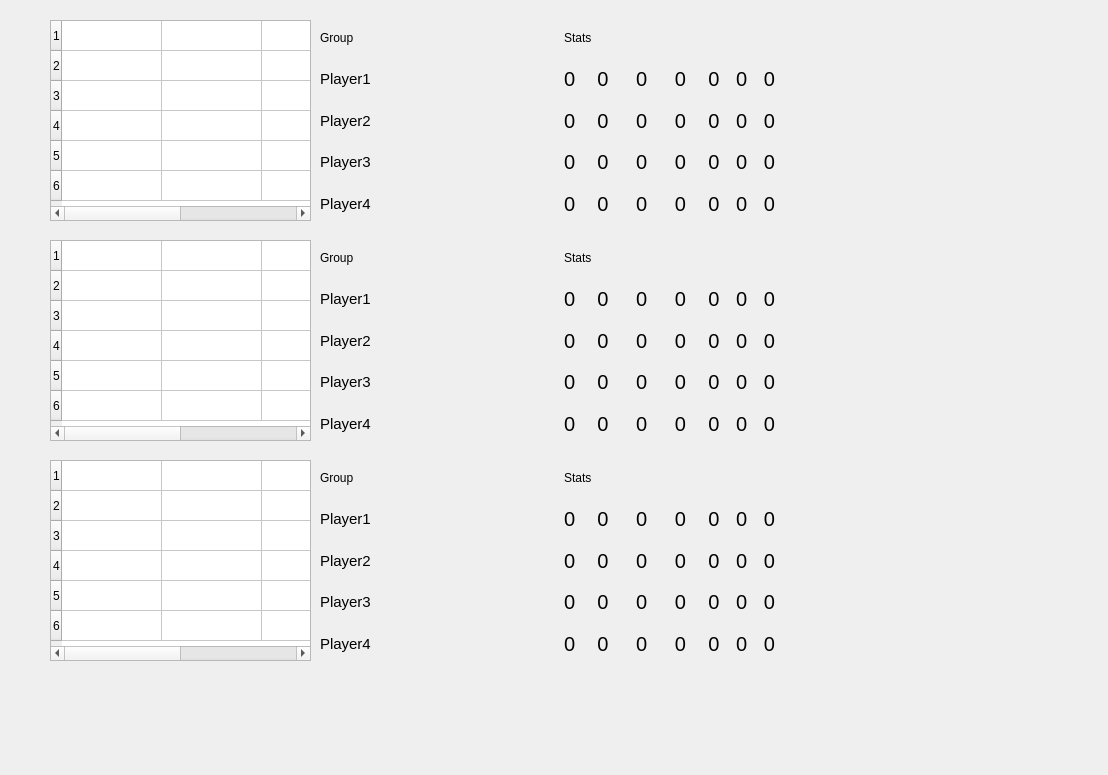
<?xml version="1.0" encoding="UTF-8"?>
<ui version="4.0">
 <class>Dialog</class>
 <widget class="QDialog" name="Dialog">
  <property name="geometry">
   <rect>
    <x>0</x>
    <y>0</y>
    <width>1108</width>
    <height>775</height>
   </rect>
  </property>
  <property name="windowTitle">
   <string>Dialog</string>
  </property>
  <widget class="QWidget" name="gridLayoutWidget_2">
   <property name="geometry">
    <rect>
     <x>320</x>
     <y>240</y>
     <width>481</width>
     <height>201</height>
    </rect>
   </property>
   <layout class="QGridLayout" name="gridLayout_2">
    <item row="4" column="1">
     <widget class="QLabel" name="label_11">
      <property name="font">
       <font>
        <pointsize>15</pointsize>
       </font>
      </property>
      <property name="text">
       <string>0    0     0     0    0   0   0 </string>
      </property>
     </widget>
    </item>
    <item row="3" column="0">
     <widget class="QLabel" name="label_12">
      <property name="font">
       <font>
        <pointsize>11</pointsize>
       </font>
      </property>
      <property name="text">
       <string>Player3</string>
      </property>
     </widget>
    </item>
    <item row="1" column="1">
     <widget class="QLabel" name="label_13">
      <property name="font">
       <font>
        <pointsize>15</pointsize>
       </font>
      </property>
      <property name="text">
       <string>0    0     0     0    0   0   0 </string>
      </property>
     </widget>
    </item>
    <item row="2" column="0">
     <widget class="QLabel" name="label_14">
      <property name="font">
       <font>
        <pointsize>11</pointsize>
       </font>
      </property>
      <property name="text">
       <string>Player2</string>
      </property>
     </widget>
    </item>
    <item row="4" column="0">
     <widget class="QLabel" name="label_15">
      <property name="maximumSize">
       <size>
        <width>16770000</width>
        <height>16777215</height>
       </size>
      </property>
      <property name="font">
       <font>
        <pointsize>11</pointsize>
       </font>
      </property>
      <property name="text">
       <string>Player4</string>
      </property>
     </widget>
    </item>
    <item row="2" column="1">
     <widget class="QLabel" name="label_16">
      <property name="font">
       <font>
        <pointsize>15</pointsize>
       </font>
      </property>
      <property name="text">
       <string>0    0     0     0    0   0   0 </string>
      </property>
     </widget>
    </item>
    <item row="3" column="1">
     <widget class="QLabel" name="label_17">
      <property name="font">
       <font>
        <pointsize>15</pointsize>
       </font>
      </property>
      <property name="text">
       <string>0    0     0     0    0   0   0 </string>
      </property>
     </widget>
    </item>
    <item row="1" column="0">
     <widget class="QLabel" name="label_18">
      <property name="font">
       <font>
        <pointsize>11</pointsize>
       </font>
      </property>
      <property name="text">
       <string>Player1</string>
      </property>
     </widget>
    </item>
    <item row="0" column="0">
     <widget class="QLabel" name="label_19">
      <property name="text">
       <string>Group</string>
      </property>
     </widget>
    </item>
    <item row="0" column="1">
     <widget class="QLabel" name="label_20">
      <property name="text">
       <string>Stats</string>
      </property>
     </widget>
    </item>
   </layout>
  </widget>
  <widget class="QTableWidget" name="tableWidget">
   <property name="geometry">
    <rect>
     <x>50</x>
     <y>20</y>
     <width>261</width>
     <height>201</height>
    </rect>
   </property>
   <property name="minimumSize">
    <size>
     <width>261</width>
     <height>201</height>
    </size>
   </property>
   <property name="maximumSize">
    <size>
     <width>500</width>
     <height>500</height>
    </size>
   </property>
   <property name="frameShadow">
    <enum>QFrame::Sunken</enum>
   </property>
   <property name="sizeAdjustPolicy">
    <enum>QAbstractScrollArea::AdjustToContents</enum>
   </property>
   <property name="rowCount">
    <number>6</number>
   </property>
   <property name="columnCount">
    <number>4</number>
   </property>
   <attribute name="horizontalHeaderVisible">
    <bool>false</bool>
   </attribute>
   <attribute name="horizontalHeaderHighlightSections">
    <bool>false</bool>
   </attribute>
   <row/>
   <row/>
   <row/>
   <row/>
   <row/>
   <row/>
   <column/>
   <column/>
   <column/>
   <column/>
  </widget>
  <widget class="QWidget" name="gridLayoutWidget">
   <property name="geometry">
    <rect>
     <x>320</x>
     <y>20</y>
     <width>481</width>
     <height>201</height>
    </rect>
   </property>
   <layout class="QGridLayout" name="gridLayout">
    <item row="4" column="1">
     <widget class="QLabel" name="label_8">
      <property name="font">
       <font>
        <pointsize>15</pointsize>
       </font>
      </property>
      <property name="text">
       <string>0    0     0     0    0   0   0 </string>
      </property>
     </widget>
    </item>
    <item row="3" column="0">
     <widget class="QLabel" name="label_3">
      <property name="font">
       <font>
        <pointsize>11</pointsize>
       </font>
      </property>
      <property name="text">
       <string>Player3</string>
      </property>
     </widget>
    </item>
    <item row="1" column="1">
     <widget class="QLabel" name="label_5">
      <property name="font">
       <font>
        <pointsize>15</pointsize>
       </font>
      </property>
      <property name="text">
       <string>0    0     0     0    0   0   0 </string>
      </property>
      <property name="buddy">
       <cstring>label_5</cstring>
      </property>
     </widget>
    </item>
    <item row="2" column="0">
     <widget class="QLabel" name="label_2">
      <property name="font">
       <font>
        <pointsize>11</pointsize>
       </font>
      </property>
      <property name="text">
       <string>Player2</string>
      </property>
     </widget>
    </item>
    <item row="4" column="0">
     <widget class="QLabel" name="label_4">
      <property name="maximumSize">
       <size>
        <width>16770000</width>
        <height>16777215</height>
       </size>
      </property>
      <property name="font">
       <font>
        <pointsize>11</pointsize>
       </font>
      </property>
      <property name="text">
       <string>Player4</string>
      </property>
      <property name="buddy">
       <cstring>label_4</cstring>
      </property>
     </widget>
    </item>
    <item row="2" column="1">
     <widget class="QLabel" name="label_6">
      <property name="font">
       <font>
        <pointsize>15</pointsize>
       </font>
      </property>
      <property name="text">
       <string>0    0     0     0    0   0   0 </string>
      </property>
     </widget>
    </item>
    <item row="3" column="1">
     <widget class="QLabel" name="label_7">
      <property name="font">
       <font>
        <pointsize>15</pointsize>
       </font>
      </property>
      <property name="text">
       <string>0    0     0     0    0   0   0 </string>
      </property>
     </widget>
    </item>
    <item row="1" column="0">
     <widget class="QLabel" name="label">
      <property name="font">
       <font>
        <pointsize>11</pointsize>
       </font>
      </property>
      <property name="text">
       <string>Player1</string>
      </property>
     </widget>
    </item>
    <item row="0" column="0">
     <widget class="QLabel" name="label_9">
      <property name="text">
       <string>Group</string>
      </property>
     </widget>
    </item>
    <item row="0" column="1">
     <widget class="QLabel" name="label_10">
      <property name="text">
       <string>Stats</string>
      </property>
     </widget>
    </item>
   </layout>
  </widget>
  <widget class="QTableWidget" name="tableWidget_2">
   <property name="geometry">
    <rect>
     <x>50</x>
     <y>240</y>
     <width>261</width>
     <height>201</height>
    </rect>
   </property>
   <property name="minimumSize">
    <size>
     <width>261</width>
     <height>201</height>
    </size>
   </property>
   <property name="maximumSize">
    <size>
     <width>500</width>
     <height>500</height>
    </size>
   </property>
   <property name="frameShadow">
    <enum>QFrame::Sunken</enum>
   </property>
   <property name="sizeAdjustPolicy">
    <enum>QAbstractScrollArea::AdjustToContents</enum>
   </property>
   <property name="rowCount">
    <number>6</number>
   </property>
   <property name="columnCount">
    <number>4</number>
   </property>
   <attribute name="horizontalHeaderVisible">
    <bool>false</bool>
   </attribute>
   <attribute name="horizontalHeaderHighlightSections">
    <bool>false</bool>
   </attribute>
   <row/>
   <row/>
   <row/>
   <row/>
   <row/>
   <row/>
   <column/>
   <column/>
   <column/>
   <column/>
  </widget>
  <widget class="QWidget" name="gridLayoutWidget_3">
   <property name="geometry">
    <rect>
     <x>320</x>
     <y>460</y>
     <width>481</width>
     <height>201</height>
    </rect>
   </property>
   <layout class="QGridLayout" name="gridLayout_3">
    <item row="4" column="1">
     <widget class="QLabel" name="label_21">
      <property name="font">
       <font>
        <pointsize>15</pointsize>
       </font>
      </property>
      <property name="text">
       <string>0    0     0     0    0   0   0 </string>
      </property>
     </widget>
    </item>
    <item row="3" column="0">
     <widget class="QLabel" name="label_22">
      <property name="font">
       <font>
        <pointsize>11</pointsize>
       </font>
      </property>
      <property name="text">
       <string>Player3</string>
      </property>
     </widget>
    </item>
    <item row="1" column="1">
     <widget class="QLabel" name="label_23">
      <property name="font">
       <font>
        <pointsize>15</pointsize>
       </font>
      </property>
      <property name="text">
       <string>0    0     0     0    0   0   0 </string>
      </property>
     </widget>
    </item>
    <item row="2" column="0">
     <widget class="QLabel" name="label_24">
      <property name="font">
       <font>
        <pointsize>11</pointsize>
       </font>
      </property>
      <property name="text">
       <string>Player2</string>
      </property>
     </widget>
    </item>
    <item row="4" column="0">
     <widget class="QLabel" name="label_25">
      <property name="maximumSize">
       <size>
        <width>16770000</width>
        <height>16777215</height>
       </size>
      </property>
      <property name="font">
       <font>
        <pointsize>11</pointsize>
       </font>
      </property>
      <property name="text">
       <string>Player4</string>
      </property>
     </widget>
    </item>
    <item row="2" column="1">
     <widget class="QLabel" name="label_26">
      <property name="font">
       <font>
        <pointsize>15</pointsize>
       </font>
      </property>
      <property name="text">
       <string>0    0     0     0    0   0   0 </string>
      </property>
     </widget>
    </item>
    <item row="3" column="1">
     <widget class="QLabel" name="label_27">
      <property name="font">
       <font>
        <pointsize>15</pointsize>
       </font>
      </property>
      <property name="text">
       <string>0    0     0     0    0   0   0 </string>
      </property>
     </widget>
    </item>
    <item row="1" column="0">
     <widget class="QLabel" name="label_28">
      <property name="font">
       <font>
        <pointsize>11</pointsize>
       </font>
      </property>
      <property name="text">
       <string>Player1</string>
      </property>
     </widget>
    </item>
    <item row="0" column="0">
     <widget class="QLabel" name="label_29">
      <property name="text">
       <string>Group</string>
      </property>
     </widget>
    </item>
    <item row="0" column="1">
     <widget class="QLabel" name="label_30">
      <property name="text">
       <string>Stats</string>
      </property>
     </widget>
    </item>
   </layout>
  </widget>
  <widget class="QTableWidget" name="tableWidget_3">
   <property name="geometry">
    <rect>
     <x>50</x>
     <y>460</y>
     <width>261</width>
     <height>201</height>
    </rect>
   </property>
   <property name="minimumSize">
    <size>
     <width>261</width>
     <height>201</height>
    </size>
   </property>
   <property name="maximumSize">
    <size>
     <width>500</width>
     <height>500</height>
    </size>
   </property>
   <property name="frameShadow">
    <enum>QFrame::Sunken</enum>
   </property>
   <property name="sizeAdjustPolicy">
    <enum>QAbstractScrollArea::AdjustToContents</enum>
   </property>
   <property name="rowCount">
    <number>6</number>
   </property>
   <property name="columnCount">
    <number>4</number>
   </property>
   <attribute name="horizontalHeaderVisible">
    <bool>false</bool>
   </attribute>
   <attribute name="horizontalHeaderHighlightSections">
    <bool>false</bool>
   </attribute>
   <row/>
   <row/>
   <row/>
   <row/>
   <row/>
   <row/>
   <column/>
   <column/>
   <column/>
   <column/>
  </widget>
 </widget>
 <resources/>
 <connections/>
</ui>
